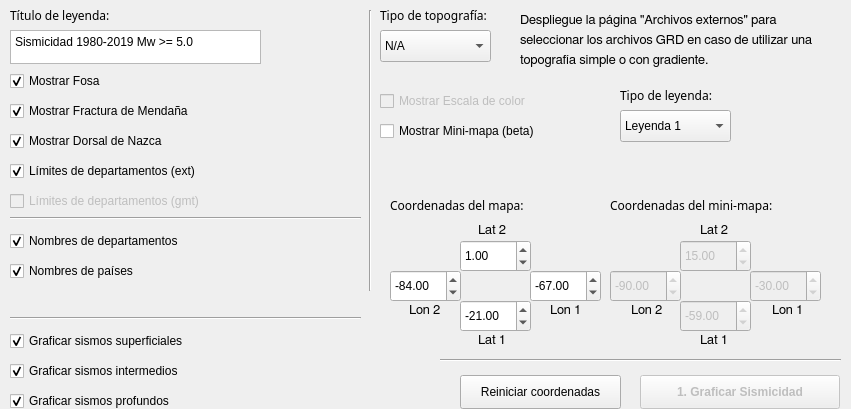
      <widget class="QWidget" name="Box_Parametros">
       <property name="geometry">
        <rect>
         <x>0</x>
         <y>0</y>
         <width>851</width>
         <height>409</height>
        </rect>
       </property>
       <attribute name="label">
        <string>2) Parámetros de personalización</string>
       </attribute>
       <widget class="QDoubleSpinBox" name="val_LAT2_2">
        <property name="enabled">
         <bool>false</bool>
        </property>
        <property name="geometry">
         <rect>
          <x>680</x>
          <y>240</y>
          <width>71</width>
          <height>32</height>
         </rect>
        </property>
        <property name="minimum">
         <double>-90.000000000000000</double>
        </property>
        <property name="maximum">
         <double>90.000000000000000</double>
        </property>
        <property name="singleStep">
         <double>0.010000000000000</double>
        </property>
        <property name="value">
         <double>15.000000000000000</double>
        </property>
       </widget>
       <widget class="QCheckBox" name="check_fosa">
        <property name="enabled">
         <bool>true</bool>
        </property>
        <property name="geometry">
         <rect>
          <x>10</x>
          <y>70</y>
          <width>240</width>
          <height>22</height>
         </rect>
        </property>
        <property name="text">
         <string>Mostrar Fosa</string>
        </property>
        <property name="checked">
         <bool>true</bool>
        </property>
        <property name="tristate">
         <bool>false</bool>
        </property>
       </widget>
       <widget class="QPlainTextEdit" name="Titulo_leyenda">
        <property name="enabled">
         <bool>true</bool>
        </property>
        <property name="geometry">
         <rect>
          <x>10</x>
          <y>30</y>
          <width>251</width>
          <height>34</height>
         </rect>
        </property>
        <property name="styleSheet">
         <string notr="true"/>
        </property>
        <property name="plainText">
         <string>Sismicidad 1980-2019 Mw &gt;= 5.0</string>
        </property>
       </widget>
       <widget class="QLabel" name="Text_lon02_01">
        <property name="geometry">
         <rect>
          <x>409</x>
          <y>300</y>
          <width>41</width>
          <height>21</height>
         </rect>
        </property>
        <property name="font">
         <font>
          <family>FreeSans</family>
          <pointsize>10</pointsize>
          <weight>50</weight>
          <italic>false</italic>
          <bold>false</bold>
          <kerning>true</kerning>
         </font>
        </property>
        <property name="text">
         <string>&lt;html&gt;&lt;head/&gt;&lt;body&gt;&lt;p&gt;Lon 2&lt;/p&gt;&lt;/body&gt;&lt;/html&gt;</string>
        </property>
       </widget>
       <widget class="QCheckBox" name="check_mendana">
        <property name="enabled">
         <bool>true</bool>
        </property>
        <property name="geometry">
         <rect>
          <x>10</x>
          <y>100</y>
          <width>240</width>
          <height>22</height>
         </rect>
        </property>
        <property name="text">
         <string>Mostrar Fractura de Mendaña</string>
        </property>
        <property name="checkable">
         <bool>true</bool>
        </property>
        <property name="checked">
         <bool>true</bool>
        </property>
        <property name="tristate">
         <bool>false</bool>
        </property>
       </widget>
       <widget class="QLabel" name="Titulo_06">
        <property name="geometry">
         <rect>
          <x>380</x>
          <y>0</y>
          <width>211</width>
          <height>31</height>
         </rect>
        </property>
        <property name="font">
         <font>
          <family>Paytone One</family>
          <weight>50</weight>
          <italic>false</italic>
          <bold>false</bold>
          <kerning>true</kerning>
         </font>
        </property>
        <property name="text">
         <string>&lt;html&gt;&lt;head/&gt;&lt;body&gt;&lt;p&gt;Tipo de topografía:&lt;/p&gt;&lt;/body&gt;&lt;/html&gt;</string>
        </property>
       </widget>
       <widget class="QComboBox" name="combo_topo_bati">
        <property name="geometry">
         <rect>
          <x>380</x>
          <y>30</y>
          <width>111</width>
          <height>32</height>
         </rect>
        </property>
        <item>
         <property name="text">
          <string>N/A</string>
         </property>
        </item>
        <item>
         <property name="text">
          <string>Simple</string>
         </property>
        </item>
        <item>
         <property name="text">
          <string>Gradiente</string>
         </property>
        </item>
       </widget>
       <widget class="QComboBox" name="combo_leyenda">
        <property name="geometry">
         <rect>
          <x>620</x>
          <y>110</y>
          <width>111</width>
          <height>32</height>
         </rect>
        </property>
        <property name="currentIndex">
         <number>1</number>
        </property>
        <item>
         <property name="text">
          <string>N/A</string>
         </property>
        </item>
        <item>
         <property name="text">
          <string>Leyenda 1</string>
         </property>
        </item>
        <item>
         <property name="text">
          <string>Leyenda 2</string>
         </property>
        </item>
       </widget>
       <widget class="QLabel" name="Text_lon01_02">
        <property name="geometry">
         <rect>
          <x>772</x>
          <y>300</y>
          <width>41</width>
          <height>21</height>
         </rect>
        </property>
        <property name="font">
         <font>
          <family>FreeSans</family>
          <pointsize>10</pointsize>
          <weight>50</weight>
          <italic>false</italic>
          <bold>false</bold>
          <kerning>true</kerning>
         </font>
        </property>
        <property name="text">
         <string>&lt;html&gt;&lt;head/&gt;&lt;body&gt;&lt;p&gt;Lon 1&lt;/p&gt;&lt;/body&gt;&lt;/html&gt;</string>
        </property>
       </widget>
       <widget class="QCheckBox" name="check_dorsal_nazca">
        <property name="enabled">
         <bool>true</bool>
        </property>
        <property name="geometry">
         <rect>
          <x>10</x>
          <y>130</y>
          <width>240</width>
          <height>22</height>
         </rect>
        </property>
        <property name="text">
         <string>Mostrar Dorsal de Nazca</string>
        </property>
        <property name="checkable">
         <bool>true</bool>
        </property>
        <property name="checked">
         <bool>true</bool>
        </property>
        <property name="tristate">
         <bool>false</bool>
        </property>
       </widget>
       <widget class="QCheckBox" name="check_nombres_paises">
        <property name="enabled">
         <bool>true</bool>
        </property>
        <property name="geometry">
         <rect>
          <x>10</x>
          <y>260</y>
          <width>240</width>
          <height>22</height>
         </rect>
        </property>
        <property name="text">
         <string>Nombres de países</string>
        </property>
        <property name="checkable">
         <bool>true</bool>
        </property>
        <property name="checked">
         <bool>true</bool>
        </property>
        <property name="tristate">
         <bool>false</bool>
        </property>
       </widget>
       <widget class="QLabel" name="Titulo_09">
        <property name="geometry">
         <rect>
          <x>610</x>
          <y>190</y>
          <width>211</width>
          <height>31</height>
         </rect>
        </property>
        <property name="font">
         <font>
          <family>Paytone One</family>
          <weight>50</weight>
          <italic>false</italic>
          <bold>false</bold>
          <kerning>true</kerning>
         </font>
        </property>
        <property name="text">
         <string>&lt;html&gt;&lt;head/&gt;&lt;body&gt;&lt;p&gt;Coordenadas del mini-mapa:&lt;/p&gt;&lt;/body&gt;&lt;/html&gt;</string>
        </property>
       </widget>
       <widget class="QDoubleSpinBox" name="val_LAT2_1">
        <property name="geometry">
         <rect>
          <x>460</x>
          <y>240</y>
          <width>71</width>
          <height>32</height>
         </rect>
        </property>
        <property name="minimum">
         <double>-90.000000000000000</double>
        </property>
        <property name="maximum">
         <double>90.000000000000000</double>
        </property>
        <property name="singleStep">
         <double>0.010000000000000</double>
        </property>
        <property name="value">
         <double>1.000000000000000</double>
        </property>
       </widget>
       <widget class="QLabel" name="Text_lat02_02">
        <property name="geometry">
         <rect>
          <x>700</x>
          <y>220</y>
          <width>41</width>
          <height>21</height>
         </rect>
        </property>
        <property name="font">
         <font>
          <family>FreeSans</family>
          <pointsize>10</pointsize>
          <weight>50</weight>
          <italic>false</italic>
          <bold>false</bold>
          <kerning>true</kerning>
         </font>
        </property>
        <property name="text">
         <string>&lt;html&gt;&lt;head/&gt;&lt;body&gt;&lt;p&gt;Lat 2&lt;/p&gt;&lt;/body&gt;&lt;/html&gt;</string>
        </property>
       </widget>
       <widget class="QDoubleSpinBox" name="val_LON2_1">
        <property name="geometry">
         <rect>
          <x>390</x>
          <y>270</y>
          <width>71</width>
          <height>32</height>
         </rect>
        </property>
        <property name="minimum">
         <double>-180.000000000000000</double>
        </property>
        <property name="maximum">
         <double>180.000000000000000</double>
        </property>
        <property name="singleStep">
         <double>0.010000000000000</double>
        </property>
        <property name="value">
         <double>-84.000000000000000</double>
        </property>
       </widget>
       <widget class="QCheckBox" name="check_nombres_dptos">
        <property name="enabled">
         <bool>true</bool>
        </property>
        <property name="geometry">
         <rect>
          <x>10</x>
          <y>230</y>
          <width>240</width>
          <height>22</height>
         </rect>
        </property>
        <property name="text">
         <string>Nombres de departamentos</string>
        </property>
        <property name="checkable">
         <bool>true</bool>
        </property>
        <property name="checked">
         <bool>true</bool>
        </property>
        <property name="tristate">
         <bool>false</bool>
        </property>
       </widget>
       <widget class="QLabel" name="Titulo_07">
        <property name="geometry">
         <rect>
          <x>620</x>
          <y>80</y>
          <width>211</width>
          <height>31</height>
         </rect>
        </property>
        <property name="font">
         <font>
          <family>Paytone One</family>
          <weight>50</weight>
          <italic>false</italic>
          <bold>false</bold>
          <kerning>true</kerning>
         </font>
        </property>
        <property name="text">
         <string>&lt;html&gt;&lt;head/&gt;&lt;body&gt;&lt;p&gt;Tipo de leyenda:&lt;/p&gt;&lt;/body&gt;&lt;/html&gt;</string>
        </property>
       </widget>
       <widget class="QDoubleSpinBox" name="val_LAT1_1">
        <property name="geometry">
         <rect>
          <x>460</x>
          <y>300</y>
          <width>71</width>
          <height>32</height>
         </rect>
        </property>
        <property name="minimum">
         <double>-90.000000000000000</double>
        </property>
        <property name="maximum">
         <double>90.000000000000000</double>
        </property>
        <property name="singleStep">
         <double>0.010000000000000</double>
        </property>
        <property name="value">
         <double>-21.000000000000000</double>
        </property>
       </widget>
       <widget class="QLabel" name="Text_lat01_01">
        <property name="geometry">
         <rect>
          <x>478</x>
          <y>330</y>
          <width>41</width>
          <height>21</height>
         </rect>
        </property>
        <property name="font">
         <font>
          <family>FreeSans</family>
          <pointsize>10</pointsize>
          <weight>50</weight>
          <italic>false</italic>
          <bold>false</bold>
          <kerning>true</kerning>
         </font>
        </property>
        <property name="text">
         <string>&lt;html&gt;&lt;head/&gt;&lt;body&gt;&lt;p&gt;Lat 1&lt;/p&gt;&lt;/body&gt;&lt;/html&gt;</string>
        </property>
       </widget>
       <widget class="Line" name="linea_01">
        <property name="geometry">
         <rect>
          <x>10</x>
          <y>210</y>
          <width>351</width>
          <height>16</height>
         </rect>
        </property>
        <property name="orientation">
         <enum>Qt::Horizontal</enum>
        </property>
       </widget>
       <widget class="QLabel" name="Titulo_08">
        <property name="geometry">
         <rect>
          <x>390</x>
          <y>190</y>
          <width>211</width>
          <height>31</height>
         </rect>
        </property>
        <property name="font">
         <font>
          <family>Paytone One</family>
          <weight>50</weight>
          <italic>false</italic>
          <bold>false</bold>
          <kerning>true</kerning>
         </font>
        </property>
        <property name="text">
         <string>&lt;html&gt;&lt;head/&gt;&lt;body&gt;&lt;p&gt;Coordenadas del mapa:&lt;/p&gt;&lt;/body&gt;&lt;/html&gt;</string>
        </property>
       </widget>
       <widget class="QCheckBox" name="check_lim_dptos_gmt">
        <property name="enabled">
         <bool>false</bool>
        </property>
        <property name="geometry">
         <rect>
          <x>10</x>
          <y>190</y>
          <width>240</width>
          <height>22</height>
         </rect>
        </property>
        <property name="text">
         <string>Límites de departamentos (gmt)</string>
        </property>
        <property name="checkable">
         <bool>true</bool>
        </property>
        <property name="checked">
         <bool>false</bool>
        </property>
        <property name="tristate">
         <bool>false</bool>
        </property>
       </widget>
       <widget class="QLabel" name="Text_lat01_02">
        <property name="geometry">
         <rect>
          <x>700</x>
          <y>330</y>
          <width>41</width>
          <height>21</height>
         </rect>
        </property>
        <property name="font">
         <font>
          <family>FreeSans</family>
          <pointsize>10</pointsize>
          <weight>50</weight>
          <italic>false</italic>
          <bold>false</bold>
          <kerning>true</kerning>
         </font>
        </property>
        <property name="text">
         <string>&lt;html&gt;&lt;head/&gt;&lt;body&gt;&lt;p&gt;Lat 1&lt;/p&gt;&lt;/body&gt;&lt;/html&gt;</string>
        </property>
       </widget>
       <widget class="QDoubleSpinBox" name="val_LON1_2">
        <property name="enabled">
         <bool>false</bool>
        </property>
        <property name="geometry">
         <rect>
          <x>750</x>
          <y>270</y>
          <width>71</width>
          <height>32</height>
         </rect>
        </property>
        <property name="minimum">
         <double>-180.000000000000000</double>
        </property>
        <property name="maximum">
         <double>180.000000000000000</double>
        </property>
        <property name="singleStep">
         <double>0.010000000000000</double>
        </property>
        <property name="value">
         <double>-30.000000000000000</double>
        </property>
       </widget>
       <widget class="QCheckBox" name="check_escala_color">
        <property name="enabled">
         <bool>false</bool>
        </property>
        <property name="geometry">
         <rect>
          <x>380</x>
          <y>90</y>
          <width>210</width>
          <height>22</height>
         </rect>
        </property>
        <property name="text">
         <string>Mostrar Escala de color</string>
        </property>
        <property name="checkable">
         <bool>true</bool>
        </property>
        <property name="checked">
         <bool>false</bool>
        </property>
        <property name="tristate">
         <bool>false</bool>
        </property>
       </widget>
       <widget class="QLabel" name="Text_lon02_02">
        <property name="geometry">
         <rect>
          <x>631</x>
          <y>300</y>
          <width>41</width>
          <height>21</height>
         </rect>
        </property>
        <property name="font">
         <font>
          <family>FreeSans</family>
          <pointsize>10</pointsize>
          <weight>50</weight>
          <italic>false</italic>
          <bold>false</bold>
          <kerning>true</kerning>
         </font>
        </property>
        <property name="text">
         <string>&lt;html&gt;&lt;head/&gt;&lt;body&gt;&lt;p&gt;Lon 2&lt;/p&gt;&lt;/body&gt;&lt;/html&gt;</string>
        </property>
       </widget>
       <widget class="QLabel" name="Text_lat02_01">
        <property name="geometry">
         <rect>
          <x>478</x>
          <y>220</y>
          <width>41</width>
          <height>21</height>
         </rect>
        </property>
        <property name="font">
         <font>
          <family>FreeSans</family>
          <pointsize>10</pointsize>
          <weight>50</weight>
          <italic>false</italic>
          <bold>false</bold>
          <kerning>true</kerning>
         </font>
        </property>
        <property name="text">
         <string>&lt;html&gt;&lt;head/&gt;&lt;body&gt;&lt;p&gt;Lat 2&lt;/p&gt;&lt;/body&gt;&lt;/html&gt;</string>
        </property>
       </widget>
       <widget class="QLabel" name="Titulo_05">
        <property name="geometry">
         <rect>
          <x>10</x>
          <y>0</y>
          <width>211</width>
          <height>31</height>
         </rect>
        </property>
        <property name="font">
         <font>
          <family>Paytone One</family>
          <weight>50</weight>
          <italic>false</italic>
          <bold>false</bold>
          <kerning>true</kerning>
         </font>
        </property>
        <property name="text">
         <string>&lt;html&gt;&lt;head/&gt;&lt;body&gt;&lt;p&gt;Título de leyenda:&lt;/p&gt;&lt;/body&gt;&lt;/html&gt;</string>
        </property>
       </widget>
       <widget class="QDoubleSpinBox" name="val_LON2_2">
        <property name="enabled">
         <bool>false</bool>
        </property>
        <property name="geometry">
         <rect>
          <x>610</x>
          <y>270</y>
          <width>71</width>
          <height>32</height>
         </rect>
        </property>
        <property name="minimum">
         <double>-180.000000000000000</double>
        </property>
        <property name="maximum">
         <double>180.000000000000000</double>
        </property>
        <property name="singleStep">
         <double>0.010000000000000</double>
        </property>
        <property name="value">
         <double>-90.000000000000000</double>
        </property>
       </widget>
       <widget class="QCheckBox" name="check_minimapa">
        <property name="enabled">
         <bool>true</bool>
        </property>
        <property name="geometry">
         <rect>
          <x>380</x>
          <y>120</y>
          <width>210</width>
          <height>22</height>
         </rect>
        </property>
        <property name="text">
         <string>Mostrar Mini-mapa (beta)</string>
        </property>
        <property name="checkable">
         <bool>true</bool>
        </property>
        <property name="checked">
         <bool>false</bool>
        </property>
        <property name="tristate">
         <bool>false</bool>
        </property>
       </widget>
       <widget class="QDoubleSpinBox" name="val_LON1_1">
        <property name="geometry">
         <rect>
          <x>530</x>
          <y>270</y>
          <width>71</width>
          <height>32</height>
         </rect>
        </property>
        <property name="minimum">
         <double>-180.000000000000000</double>
        </property>
        <property name="maximum">
         <double>180.000000000000000</double>
        </property>
        <property name="singleStep">
         <double>0.010000000000000</double>
        </property>
        <property name="value">
         <double>-67.000000000000000</double>
        </property>
       </widget>
       <widget class="QLabel" name="Text_lon01_01">
        <property name="geometry">
         <rect>
          <x>550</x>
          <y>300</y>
          <width>41</width>
          <height>21</height>
         </rect>
        </property>
        <property name="font">
         <font>
          <family>FreeSans</family>
          <pointsize>10</pointsize>
          <weight>50</weight>
          <italic>false</italic>
          <bold>false</bold>
          <kerning>true</kerning>
         </font>
        </property>
        <property name="text">
         <string>&lt;html&gt;&lt;head/&gt;&lt;body&gt;&lt;p&gt;Lon 1&lt;/p&gt;&lt;/body&gt;&lt;/html&gt;</string>
        </property>
       </widget>
       <widget class="QCheckBox" name="check_lim_dptos_ext">
        <property name="enabled">
         <bool>true</bool>
        </property>
        <property name="geometry">
         <rect>
          <x>10</x>
          <y>160</y>
          <width>240</width>
          <height>22</height>
         </rect>
        </property>
        <property name="text">
         <string>Límites de departamentos (ext)</string>
        </property>
        <property name="checkable">
         <bool>true</bool>
        </property>
        <property name="checked">
         <bool>true</bool>
        </property>
        <property name="tristate">
         <bool>false</bool>
        </property>
       </widget>
       <widget class="QDoubleSpinBox" name="val_LAT1_2">
        <property name="enabled">
         <bool>false</bool>
        </property>
        <property name="geometry">
         <rect>
          <x>680</x>
          <y>300</y>
          <width>71</width>
          <height>32</height>
         </rect>
        </property>
        <property name="minimum">
         <double>-90.000000000000000</double>
        </property>
        <property name="maximum">
         <double>90.000000000000000</double>
        </property>
        <property name="singleStep">
         <double>0.010000000000000</double>
        </property>
        <property name="value">
         <double>-59.000000000000000</double>
        </property>
       </widget>
       <widget class="Line" name="linea_02">
        <property name="geometry">
         <rect>
          <x>360</x>
          <y>10</y>
          <width>20</width>
          <height>281</height>
         </rect>
        </property>
        <property name="orientation">
         <enum>Qt::Vertical</enum>
        </property>
       </widget>
       <widget class="QCheckBox" name="check_profundos">
        <property name="enabled">
         <bool>true</bool>
        </property>
        <property name="geometry">
         <rect>
          <x>10</x>
          <y>390</y>
          <width>240</width>
          <height>22</height>
         </rect>
        </property>
        <property name="text">
         <string>Graficar sismos profundos</string>
        </property>
        <property name="checkable">
         <bool>true</bool>
        </property>
        <property name="checked">
         <bool>true</bool>
        </property>
        <property name="tristate">
         <bool>false</bool>
        </property>
       </widget>
       <widget class="QCheckBox" name="check_superficiales">
        <property name="enabled">
         <bool>true</bool>
        </property>
        <property name="geometry">
         <rect>
          <x>10</x>
          <y>330</y>
          <width>240</width>
          <height>22</height>
         </rect>
        </property>
        <property name="text">
         <string>Graficar sismos superficiales</string>
        </property>
        <property name="checkable">
         <bool>true</bool>
        </property>
        <property name="checked">
         <bool>true</bool>
        </property>
        <property name="tristate">
         <bool>false</bool>
        </property>
       </widget>
       <widget class="QCheckBox" name="check_intermedios">
        <property name="enabled">
         <bool>true</bool>
        </property>
        <property name="geometry">
         <rect>
          <x>10</x>
          <y>360</y>
          <width>240</width>
          <height>22</height>
         </rect>
        </property>
        <property name="text">
         <string>Graficar sismos intermedios</string>
        </property>
        <property name="checkable">
         <bool>true</bool>
        </property>
        <property name="checked">
         <bool>true</bool>
        </property>
        <property name="tristate">
         <bool>false</bool>
        </property>
       </widget>
       <widget class="QPushButton" name="Boton_reiniciar_coord">
        <property name="enabled">
         <bool>true</bool>
        </property>
        <property name="geometry">
         <rect>
          <x>460</x>
          <y>375</y>
          <width>161</width>
          <height>34</height>
         </rect>
        </property>
        <property name="styleSheet">
         <string notr="true"/>
        </property>
        <property name="text">
         <string>Reiniciar coordenadas</string>
        </property>
       </widget>
       <widget class="Line" name="linea_03">
        <property name="geometry">
         <rect>
          <x>440</x>
          <y>350</y>
          <width>401</width>
          <height>20</height>
         </rect>
        </property>
        <property name="orientation">
         <enum>Qt::Horizontal</enum>
        </property>
       </widget>
       <widget class="QPushButton" name="Run_Sismicidad">
        <property name="enabled">
         <bool>false</bool>
        </property>
        <property name="geometry">
         <rect>
          <x>640</x>
          <y>375</y>
          <width>200</width>
          <height>34</height>
         </rect>
        </property>
        <property name="font">
         <font>
          <weight>75</weight>
          <bold>true</bold>
         </font>
        </property>
        <property name="text">
         <string>1. Graficar Sismicidad</string>
        </property>
       </widget>
       <widget class="Line" name="linea_2">
        <property name="geometry">
         <rect>
          <x>10</x>
          <y>310</y>
          <width>351</width>
          <height>16</height>
         </rect>
        </property>
        <property name="orientation">
         <enum>Qt::Horizontal</enum>
        </property>
       </widget>
       <widget class="QLabel" name="Comentario_03">
        <property name="geometry">
         <rect>
          <x>520</x>
          <y>10</y>
          <width>331</width>
          <height>21</height>
         </rect>
        </property>
        <property name="font">
         <font>
          <family>FreeSans</family>
          <pointsize>10</pointsize>
          <weight>50</weight>
          <italic>false</italic>
          <bold>false</bold>
          <kerning>true</kerning>
         </font>
        </property>
        <property name="text">
         <string>&lt;html&gt;&lt;head/&gt;&lt;body&gt;&lt;p&gt;&lt;span style=&quot; font-family:'Noto Sans';&quot;&gt;Despliegue la página &amp;quot;Archivos externos&amp;quot; para&lt;/span&gt;&lt;/p&gt;&lt;/body&gt;&lt;/html&gt;</string>
        </property>
       </widget>
       <widget class="QLabel" name="Comentario_4">
        <property name="geometry">
         <rect>
          <x>520</x>
          <y>30</y>
          <width>331</width>
          <height>21</height>
         </rect>
        </property>
        <property name="font">
         <font>
          <family>FreeSans</family>
          <pointsize>10</pointsize>
          <weight>50</weight>
          <italic>false</italic>
          <bold>false</bold>
          <kerning>true</kerning>
         </font>
        </property>
        <property name="text">
         <string>&lt;html&gt;&lt;head/&gt;&lt;body&gt;&lt;p&gt;&lt;span style=&quot; font-family:'Noto Sans';&quot;&gt;seleccionar los archivos GRD en caso de utilizar una&lt;/span&gt;&lt;/p&gt;&lt;/body&gt;&lt;/html&gt;</string>
        </property>
       </widget>
       <widget class="QLabel" name="Comentario_5">
        <property name="geometry">
         <rect>
          <x>520</x>
          <y>50</y>
          <width>331</width>
          <height>21</height>
         </rect>
        </property>
        <property name="font">
         <font>
          <family>FreeSans</family>
          <pointsize>10</pointsize>
          <weight>50</weight>
          <italic>false</italic>
          <bold>false</bold>
          <kerning>true</kerning>
         </font>
        </property>
        <property name="text">
         <string>&lt;html&gt;&lt;head/&gt;&lt;body&gt;&lt;p&gt;&lt;span style=&quot; font-family:'Noto Sans';&quot;&gt;topografía simple o con gradiente.&lt;/span&gt;&lt;/p&gt;&lt;/body&gt;&lt;/html&gt;</string>
        </property>
       </widget>
      </widget>
